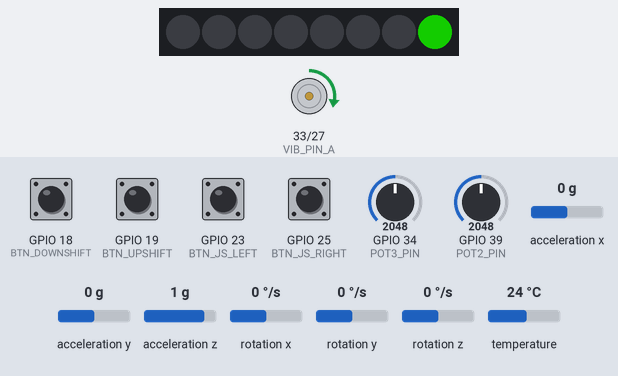
The sketch below on a simulated ESP32. Parts: 8 RGB LEDs in strip order, left to right, motor-driver pin pairs drawn as motors (green arrow = first pin HIGH = forward, orange = second pin HIGH = backward, longer = more drive). The test bench sets the inputs (shaded band); at power-on: GPIO 18 (BTN_DOWNSHIFT), GPIO 19 (BTN_UPSHIFT), GPIO 23 (BTN_JS_LEFT), GPIO 25 (BTN_JS_RIGHT) HIGH, GPIO 39 (POT2_PIN) = 2048, GPIO 34 (POT3_PIN) = 2048, acceleration x 0 g, acceleration y 0 g, acceleration z 1 g, rotation x 0 °/s, rotation y 0 °/s, rotation z 0 °/s, temperature 24 °C. Dim RGB values are drawn brighter than linear; what the sketch prints to the serial monitor is not drawn.

Above: at 1.2 s.
1.3 s: GPIO 18 (BTN_DOWNSHIFT) pulled LOW for 1 s
At 1.66 s:
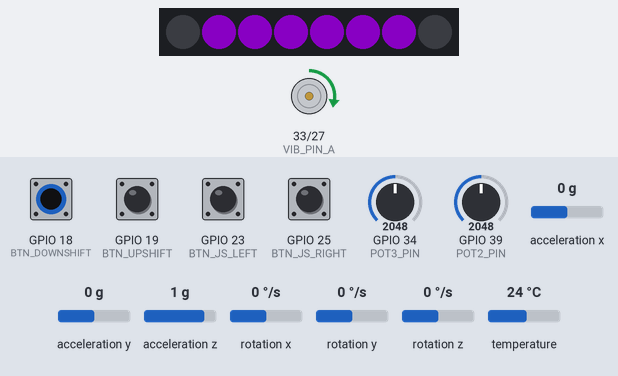
3.8 s: GPIO 39 (POT2_PIN) set to 2866
At 4.3 s:
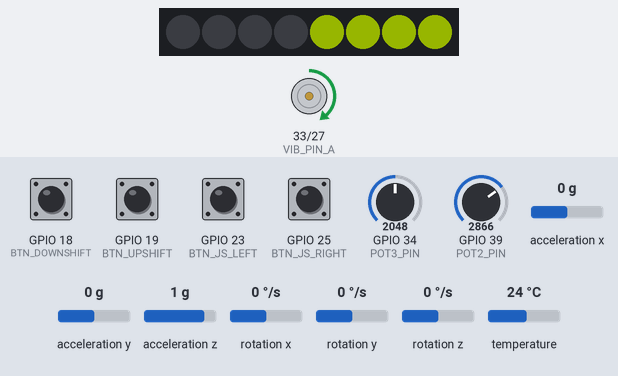
5.3 s: GPIO 39 (POT2_PIN) set to 1228
At 6.5 s:
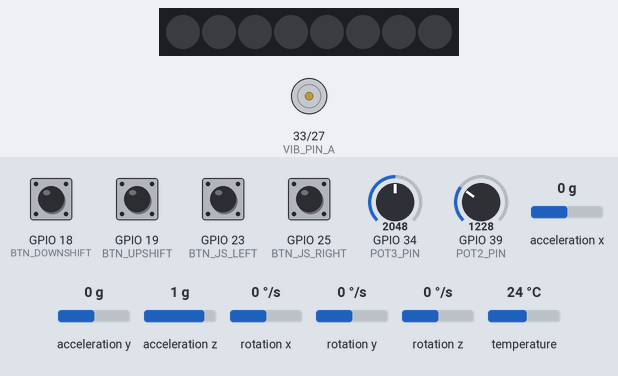
6.8 s: GPIO 39 (POT2_PIN) set to 3972
At 7.9 s:
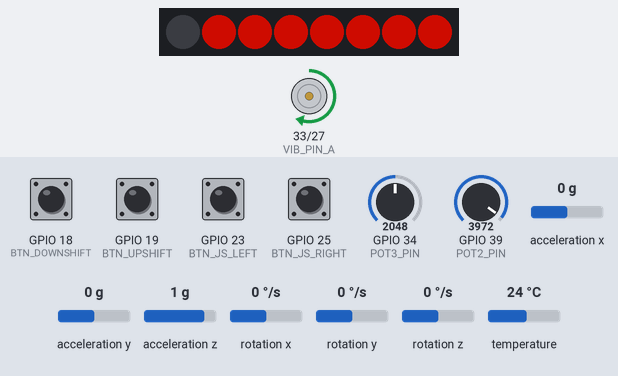
8.3 s: GPIO 19 (BTN_UPSHIFT) pulled LOW for 0.15 s
At 8.4 s:
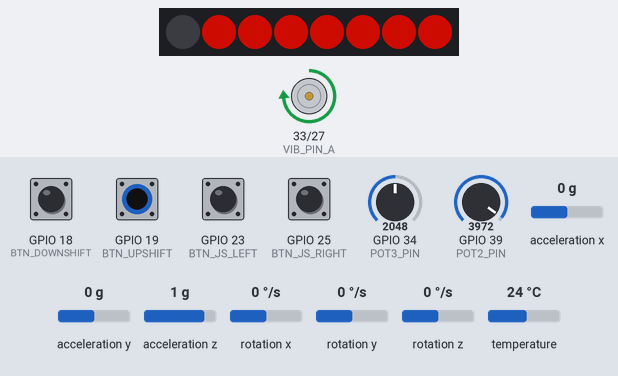
9.9 s: GPIO 18 (BTN_DOWNSHIFT) pulled LOW for 0.15 s
At 10.26 s:
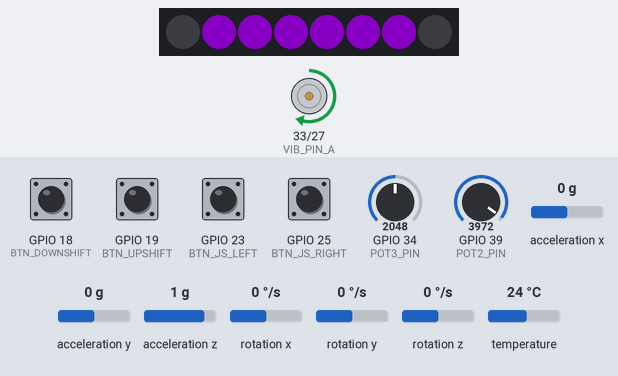
Timing chart, 0 to 12.8 s (numbered marks = the images above; inputs shaded):
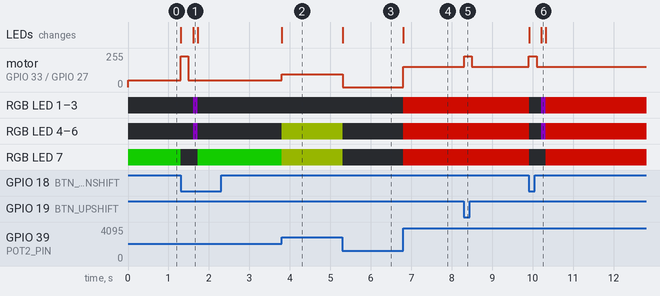

The sketch:

ACTransmitter.ino
```cpp
#include <Adafruit_MPU6050.h>
#include <Adafruit_Sensor.h>
#include <Wire.h>
#include <Adafruit_NeoPixel.h>
#include <WiFi.h>
#include <esp_now.h>


Adafruit_MPU6050 mpu;

// ================= ESP-NOW (ROBO SOCCER) =================
typedef struct {
  int ch1;  // Steering
  int ch2;
  int ch3;  // Throttle
  int ch4;
} ChannelData;

ChannelData espData;

// >>> REPLACE WITH YOUR ROBOSOCCER BOT MAC <<<
uint8_t soccerBotMAC[6] = { 0xFF, 0xFF, 0xFF, 0xFF, 0xFF, 0xFF };

// ================= POTENTIOMETERS =================
#define POT1_PIN 36
#define POT2_PIN 39   // THROTTLE
#define POT3_PIN 34   // STEERING
#define POT4_PIN 35

constexpr int JOY_MIN = 1000;
constexpr int JOY_MAX = 2000;
constexpr int JOY_CENTER = 1500;

// ================= BUTTONS =================
#define BTN_DOWNSHIFT 18
#define BTN_UPSHIFT   19
#define BTN_JS_LEFT   23
#define BTN_JS_RIGHT  25

// ================= TRIM / DEADZONE =================
constexpr int MODE1_TRIM = 30;      // Mode 1 joystick trim
constexpr int MODE2_DEADZONE = 15;  // Mode 2 gyro deadzone

// ================= VIBRATION (L293D BRIDGED) =================
#define VIB_PIN_A 33
#define VIB_PIN_B 27
#define VIB_PWM_CH 0
#define VIB_PWM_FREQ 20000
#define VIB_PWM_RES 8

// ================= NEOPIXEL =================
#define NP_PIN    13
#define NP_COUNT  8
#define NP_BRIGHT 120
Adafruit_NeoPixel strip(NP_COUNT, NP_PIN, NEO_GRB + NEO_KHZ800);

// ================= STATE =================
unsigned long lastBlink = 0;
bool blinkState = false;

unsigned long vibKickUntil = 0;

bool downshiftAnimActive = false;
unsigned long animStartTime = 0;

bool prevDownshift = false;
bool prevUpshift   = false;

// ================= DOWNSHIFT ANIMATION =================
constexpr unsigned long DOWNSHIFT_ANIM_TIME = 400;
constexpr uint8_t PURPLE_R = 180;
constexpr uint8_t PURPLE_G = 0;
constexpr uint8_t PURPLE_B = 255;

// ================= GYRO STEERING =================
constexpr float GYRO_STEER_GAIN = 15.0f; // adjusted for 1000–2000 scale
float gyroAngle = 0.0f;                 // integrated angle
unsigned long lastLoopTime = 0;

// ================= COMPLEMENTARY FILTER =================
constexpr float COMPLEMENTARY_ALPHA = 0.98f;

float fusedAngle = 0.0f;   // fused gyro + accel angle

// ================= STEERING MODE =================
enum SteeringMode { MODE_JOYSTICK = 1, MODE_GYRO = 2 };
SteeringMode currentMode = MODE_JOYSTICK;

unsigned long bothPaddlePressedTime = 0;
bool bothPaddlePrevState = false;
bool modeSwitchDone = false; // prevent continuous toggling

// ================= MODE LED INDICATION =================
bool modeIndicationActive = false;
unsigned long modeIndicationStart = 0;

// ================= GYRO MODE SWITCH =================
unsigned long gyroModeSwitchTime = 0;

// ================= iBUS / VJOY =================
constexpr uint8_t IBUS_CHANNEL_COUNT = 14;
constexpr uint16_t NEUTRAL = 1500;
uint16_t chVals[IBUS_CHANNEL_COUNT] = {NEUTRAL};
constexpr uint8_t IBUS_FRAME_SIZE = 32;

// ================= GLOBALS FOR iBUS =================
int finalSteering = JOY_CENTER;
int throttleRaw = 0;
bool downshift = false;
bool upshift = false;

// ================= FUNCTIONS =================
void triggerShiftVibration() {
  vibKickUntil = millis() + 180;
}

void startDownshiftAnimation() {
  downshiftAnimActive = true;
  animStartTime = millis();
}

// Map throttle 0–4095 to 1000–2000, center 1850 → 1500 (for sending only)
int mappedThrottle() {
  int raw = throttleRaw; // use raw ADC
  if (raw < 1850) {
    return 1000 + ((long)raw * 500) / 1850;
  } else {
    return 1500 + ((long)(raw - 1850) * 500) / (4095 - 1850);
  }
}

void sendToPC() {
  // Map transmitter values to iBus channels
  chVals[0] = finalSteering;                        // CH1 → Steering
  chVals[1] = mappedThrottle();                     // CH2 → Throttle (mapped)
  chVals[2] = downshift ? 2000 : 1000;             // CH3 → Downshift paddle
  chVals[3] = upshift   ? 2000 : 1000;             // CH4 → Upshift paddle
  chVals[4] = !digitalRead(BTN_JS_LEFT)  ? 2000 : 1000;  // CH5 → Left joystick button
  chVals[5] = !digitalRead(BTN_JS_RIGHT) ? 2000 : 1000;  // CH6 → Right joystick button

  // Fill rest with neutral
  for (uint8_t i = 6; i < IBUS_CHANNEL_COUNT; i++) {
    chVals[i] = NEUTRAL;
  }

  // Construct iBus frame
  uint8_t frame[IBUS_FRAME_SIZE];
  frame[0] = 0x20;
  frame[1] = 0x40;

  for (uint8_t i = 0; i < IBUS_CHANNEL_COUNT; i++) {
    frame[2 + i * 2]     = chVals[i] & 0xFF;
    frame[2 + i * 2 + 1] = (chVals[i] >> 8) & 0xFF;
  }

  uint16_t checksum = 0xFFFF;
  for (uint8_t i = 0; i < 30; i++) checksum -= frame[i];

  frame[30] = checksum & 0xFF;
  frame[31] = (checksum >> 8) & 0xFF;

  Serial.write(frame, IBUS_FRAME_SIZE);
}

//esp32 espnow signal sender function
void sendToRoboSoccer() {
  espData.ch1 = finalSteering;        // Steering 1000–2000
  espData.ch2 = 1500;                 // unused
  espData.ch3 = mappedThrottle();     // Throttle 1000–2000
  espData.ch4 = 1500;                 // unused

  esp_now_send(soccerBotMAC, (uint8_t*)&espData, sizeof(espData));
}

// ================= SETUP =================
void setup() {
  Serial.begin(115200);

  // -------- MPU6050 --------
  if (!mpu.begin()) {
    Serial.println("Failed to find MPU6050");
    while (1) delay(10);
  }

  mpu.setAccelerometerRange(MPU6050_RANGE_8_G);
  mpu.setGyroRange(MPU6050_RANGE_500_DEG);
  mpu.setFilterBandwidth(MPU6050_BAND_5_HZ);

  // -------- BUTTONS --------
  pinMode(BTN_DOWNSHIFT, INPUT_PULLUP);
  pinMode(BTN_UPSHIFT,  INPUT_PULLUP);
  pinMode(BTN_JS_LEFT,  INPUT_PULLUP);
  pinMode(BTN_JS_RIGHT, INPUT_PULLUP);

  // -------- VIBRATION PWM --------
  ledcSetup(VIB_PWM_CH, VIB_PWM_FREQ, VIB_PWM_RES);
  ledcAttachPin(VIB_PIN_A, VIB_PWM_CH);
  pinMode(VIB_PIN_B, OUTPUT);
  digitalWrite(VIB_PIN_B, LOW);

  // -------- NEOPIXEL --------
  strip.begin();
  strip.setBrightness(NP_BRIGHT);
  strip.show();

  lastLoopTime = millis();

    // -------- ESP-NOW INIT --------
  WiFi.mode(WIFI_STA);

  if (esp_now_init() != ESP_OK) {
    Serial.println("ESP-NOW init failed");
  } else {
    esp_now_peer_info_t peerInfo = {};
    memcpy(peerInfo.peer_addr, soccerBotMAC, 6);
    peerInfo.channel = 0;
    peerInfo.encrypt = false;

    if (esp_now_add_peer(&peerInfo) != ESP_OK) {
      Serial.println("ESP-NOW peer add failed");
    }
  }
}

// ================= LOOP =================
void loop() {
  unsigned long now = millis();
  float dt = (now - lastLoopTime) / 1000.0; // delta time in seconds
  lastLoopTime = now;

  // ================= MPU READ =================
  sensors_event_t a, g, temp;
  mpu.getEvent(&a, &g, &temp);

  // ================= INPUTS =================
  throttleRaw = analogRead(POT2_PIN); // raw for LEDs/vibration
  int steeringRaw = analogRead(POT3_PIN);

  downshift = !digitalRead(BTN_DOWNSHIFT);
  upshift   = !digitalRead(BTN_UPSHIFT);

  // ================= EDGE DETECT =================
  if (downshift && !prevDownshift) {
    triggerShiftVibration();
    startDownshiftAnimation();
  }
  if (upshift && !prevUpshift) {
    triggerShiftVibration();
  }

  prevDownshift = downshift;
  prevUpshift   = upshift;

  // ================= BOTH PADDLE PRESS MODE SWITCH =================
  bool bothPressed = downshift && upshift;

  if (bothPressed) {
    if (!modeSwitchDone) { // only allow toggle once per hold
      bothPaddlePressedTime += dt * 1000;
      if (bothPaddlePressedTime >= 3000) {
        SteeringMode previousMode = currentMode;
        currentMode = (currentMode == MODE_JOYSTICK) ? MODE_GYRO : MODE_JOYSTICK;

        // if switched to gyro mode, reset for 1s
        if (currentMode == MODE_GYRO) {
          gyroModeSwitchTime = millis();
          fusedAngle = 0;
        }

        modeIndicationActive = true;
        modeIndicationStart = millis();
        modeSwitchDone = true;
        bothPaddlePressedTime = 0;
      }
    }
  } else {
    bothPaddlePressedTime = 0;
    modeSwitchDone = false;
  }

  // ================= GYRO STEERING =================
  float gyroRate = -g.gyro.z * RAD_TO_DEG;

  if (currentMode == MODE_GYRO) {
    if (millis() - gyroModeSwitchTime < 1000) {
      finalSteering = JOY_CENTER;
    } else {
    // Absolute angle from accelerometer (gravity reference)
    float accelAngle =
      atan2(a.acceleration.y, a.acceleration.x) * RAD_TO_DEG;

    // Complementary filter
    fusedAngle =
      COMPLEMENTARY_ALPHA * (fusedAngle + gyroRate * dt) +
      (1.0f - COMPLEMENTARY_ALPHA) * accelAngle;

    int steer = JOY_CENTER + fusedAngle * GYRO_STEER_GAIN;

    if (abs(steer - JOY_CENTER) < MODE2_DEADZONE)
      steer = JOY_CENTER;

      finalSteering = constrain(steer, JOY_MIN, JOY_MAX);
    }
  } else {
    finalSteering = map(steeringRaw, 0, 4095, JOY_MIN, JOY_MAX) + MODE1_TRIM;
    finalSteering = constrain(finalSteering, JOY_MIN, JOY_MAX);
  }

  // ================= LED LOGIC =================
  strip.clear();
  if (modeIndicationActive && millis() - modeIndicationStart <= 2000) {
    if (currentMode == MODE_JOYSTICK) {
      for (int i = 0; i < 4; i++) strip.setPixelColor(i, strip.Color(0, 255, 0));
    } else {
      for (int i = 4; i < 8; i++) strip.setPixelColor(i, strip.Color(255, 0, 0));
    }
    strip.show();
  } else {
    modeIndicationActive = false;

    if (downshiftAnimActive) {
      unsigned long elapsed = millis() - animStartTime;
      float progress = elapsed / float(DOWNSHIFT_ANIM_TIME);
      progress = constrain(progress, 0.0, 1.0);

      uint8_t intensity = uint8_t(progress * 255);
      int maxPairs = NP_COUNT / 2;
      int activePairs = max(1, int(progress * maxPairs));

      int centerL = (NP_COUNT / 2) - 1;
      int centerR = (NP_COUNT / 2);

      uint8_t r = (PURPLE_R * intensity) / 255;
      uint8_t gCol = (PURPLE_G * intensity) / 255;
      uint8_t b = (PURPLE_B * intensity) / 255;

      for (int i = 0; i < activePairs; i++) {
        if (centerL - i >= 0)
          strip.setPixelColor(centerL - i, strip.Color(r, gCol, b));
        if (centerR + i < NP_COUNT)
          strip.setPixelColor(centerR + i, strip.Color(r, gCol, b));
      }

      if (progress >= 1.0) {
        downshiftAnimActive = false;
      }
    } else {
      if (throttleRaw < 1840) {
        strip.clear();
      } else {
        int leds = map(throttleRaw, 1840, 4095, 1, NP_COUNT);
        leds = constrain(leds, 1, NP_COUNT);

        float t = float(throttleRaw - 1840) / (4095 - 1840);
        uint8_t r, gCol;
        if (throttleRaw >= 4095) {
          r = 255; gCol = 0;
        } else {
          r = uint8_t(t * 255);
          gCol = uint8_t((1.0 - t) * 255);
        }

        for (int i = 0; i < leds; i++) {
          strip.setPixelColor((NP_COUNT - 1) - i, strip.Color(r, gCol, 0));
        }
      }
    }
    strip.show();
  }

  // ================= VIBRATION =================
  int vibPWM = 0;
  if (millis() < vibKickUntil) {
    // shift vibration unchanged
    vibPWM = 230;
  }
  else if (throttleRaw > 1840 && throttleRaw < 4095) {
    // throttle/RPM vibration halved
    vibPWM = map(throttleRaw, 1840, 4095, 40, 160);
  }
  else if (throttleRaw >= 4095) {
    vibPWM = 170; // 50% of max
  }

  vibPWM = constrain(vibPWM, 0, 255);
  ledcWrite(VIB_PWM_CH, vibPWM);

  // ================= SEND TO PC =================
  sendToPC();

  sendToRoboSoccer();

  delay(7); // approximate iBus frame rate
}
```

Measured:
- after the input at 1.3 s, motor on GPIO 33 (VIB_PIN_A) / GPIO 27 (VIB_PIN_B): forward 51/255 → forward 229/255 at once, → forward 51/255 0.19 s later; RGB LED 1–6: off → RGB(63, 0, 90) after 0.31 s, → off 0.11 s later; RGB LED 7: RGB(10, 109, 0) → off at once, → RGB(10, 109, 0) 0.42 s later; the LEDs: first change at once (image 1 shows a later state)
- after the input at 3.8 s, motor on GPIO 33 (VIB_PIN_A) / GPIO 27 (VIB_PIN_B): forward 51/255 → forward 94/255 at once; RGB LED 4–6: off → RGB(54, 65, 0) at once; RGB LED 7: RGB(10, 109, 0) → RGB(54, 65, 0) at once; the LEDs: change at once (image 2)
- after the input at 5.3 s, motor on GPIO 33 (VIB_PIN_A) / GPIO 27 (VIB_PIN_B): forward 94/255 → stopped at once; RGB LED 4–7: RGB(54, 65, 0) → off at once; the LEDs: change at once (image 3)
- after the input at 6.8 s, motor on GPIO 33 (VIB_PIN_A) / GPIO 27 (VIB_PIN_B): stopped → forward 152/255 at once; RGB LED 1–7: off → RGB(113, 6, 0) at once; the LEDs: change at once (image 4)
- after the input at 8.3 s, motor on GPIO 33 (VIB_PIN_A) / GPIO 27 (VIB_PIN_B): forward 152/255 → forward 229/255 at once, → forward 152/255 0.19 s later
- after the input at 9.9 s, motor on GPIO 33 (VIB_PIN_A) / GPIO 27 (VIB_PIN_B): forward 152/255 → forward 229/255 at once, → forward 152/255 0.19 s later; RGB LED 1: RGB(113, 6, 0) → off at once, → RGB(63, 0, 90) 0.30 s later, → RGB(113, 6, 0) 0.11 s later
